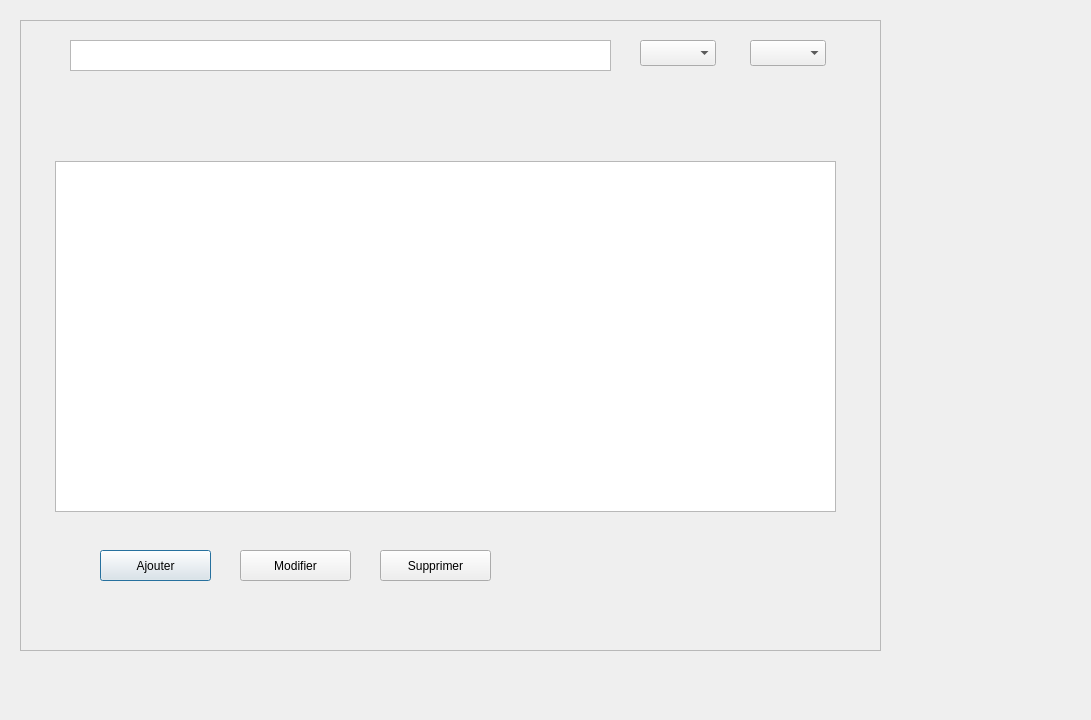
<?xml version="1.0" encoding="UTF-8"?>
<ui version="4.0">
 <class>Dialoglisteressources</class>
 <widget class="QDialog" name="Dialoglisteressources">
  <property name="geometry">
   <rect>
    <x>0</x>
    <y>0</y>
    <width>1091</width>
    <height>720</height>
   </rect>
  </property>
  <property name="windowTitle">
   <string>Dialog</string>
  </property>
  <widget class="QFrame" name="frame">
   <property name="geometry">
    <rect>
     <x>20</x>
     <y>20</y>
     <width>861</width>
     <height>631</height>
    </rect>
   </property>
   <property name="frameShape">
    <enum>QFrame::Shape::StyledPanel</enum>
   </property>
   <property name="frameShadow">
    <enum>QFrame::Shadow::Raised</enum>
   </property>
   <widget class="QTextEdit" name="rechercherR">
    <property name="geometry">
     <rect>
      <x>50</x>
      <y>20</y>
      <width>541</width>
      <height>31</height>
     </rect>
    </property>
   </widget>
   <widget class="QComboBox" name="triR">
    <property name="geometry">
     <rect>
      <x>620</x>
      <y>20</y>
      <width>76</width>
      <height>26</height>
     </rect>
    </property>
   </widget>
   <widget class="QComboBox" name="recherchepar">
    <property name="geometry">
     <rect>
      <x>730</x>
      <y>20</y>
      <width>76</width>
      <height>26</height>
     </rect>
    </property>
   </widget>
   <widget class="QTableView" name="tableR">
    <property name="geometry">
     <rect>
      <x>35</x>
      <y>141</y>
      <width>781</width>
      <height>351</height>
     </rect>
    </property>
   </widget>
   <widget class="QPushButton" name="AjtR">
    <property name="geometry">
     <rect>
      <x>80</x>
      <y>530</y>
      <width>111</width>
      <height>31</height>
     </rect>
    </property>
    <property name="text">
     <string>Ajouter</string>
    </property>
   </widget>
   <widget class="QPushButton" name="ModR">
    <property name="geometry">
     <rect>
      <x>220</x>
      <y>530</y>
      <width>111</width>
      <height>31</height>
     </rect>
    </property>
    <property name="text">
     <string>Modifier</string>
    </property>
   </widget>
   <widget class="QPushButton" name="SupR">
    <property name="geometry">
     <rect>
      <x>360</x>
      <y>530</y>
      <width>111</width>
      <height>31</height>
     </rect>
    </property>
    <property name="text">
     <string>Supprimer</string>
    </property>
   </widget>
  </widget>
 </widget>
 <resources/>
 <connections/>
</ui>
